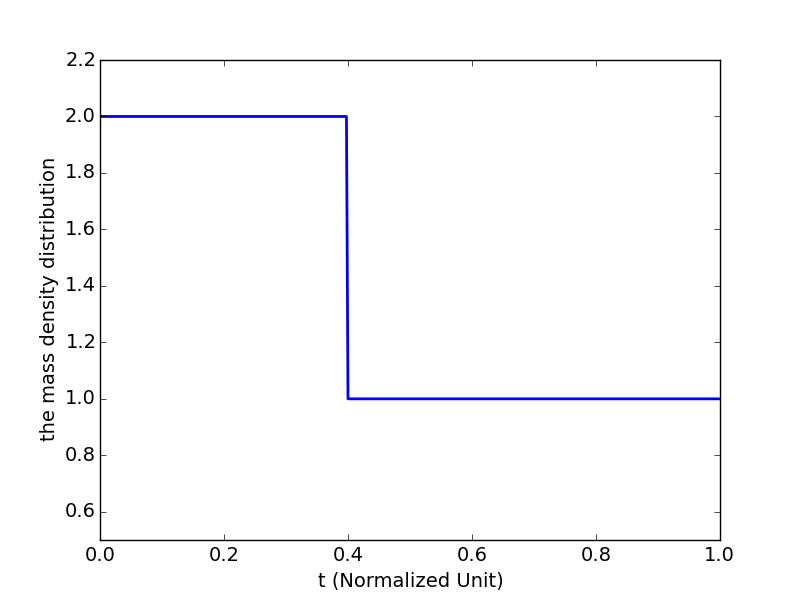

Python code for this plot:
__author__ = 'yutongpang'
import sys
sys.path.append('/Users/yutongpang/ClionProjects/InverseProblemPackage')
import matplotlib.pyplot as plt
from pythonCore.GeoPhysics import GeoPhysicsBase
import numpy as np

def plot_geophysics_fexact(discretization_size):
    geo_physics = GeoPhysicsBase(discretization_size, 0.25)
    x = np.arange(discretization_size) / discretization_size
    y = geo_physics.fexact
    plt.plot(x, y, linewidth=2)
    #plt.title("f(t)", fontsize=16)
    plt.xlabel("t (Normalized Unit)", fontsize=14)
    plt.ylabel("the mass density distribution", fontsize=14)
    plt.axis([0, 1, 0.5, 2.2])
    plt.tick_params(axis='both', which='major', labelsize=14)
    plt.show()


if __name__ == '__main__':
    plot_geophysics_fexact(400)
